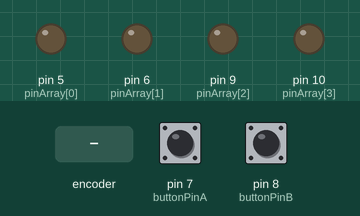
Recording of a sketch running on a simulated Arduino Uno, built with avr-gcc and run on an emulated ATmega328P. On the bench: output pins drawn as LEDs (lit = HIGH). Inputs (shaded band) come from the test bench; at power-on: pin 7 (buttonPinA) LOW, pin 8 (buttonPinB) LOW.

Above: at 1.2 s.
1.3 s: rotary encoder on pin 7 (buttonPinA) / pin 8 (buttonPinB) turned 3 steps (first pin leading)
At 1.45 s:
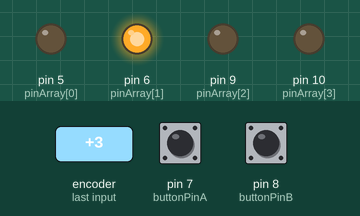
At 3.0 s:
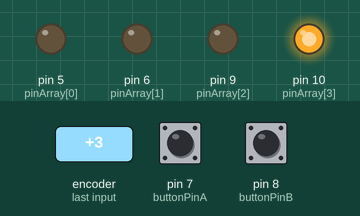
3.4 s: rotary encoder on pin 7 (buttonPinA) / pin 8 (buttonPinB) turned 1 step (first pin leading)
At 4.4 s:
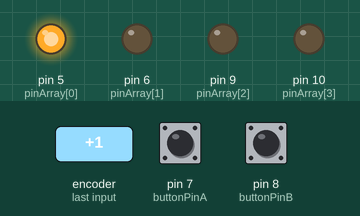
Timing chart, 0 to 6.4 s (numbered marks = the images above; inputs shaded):
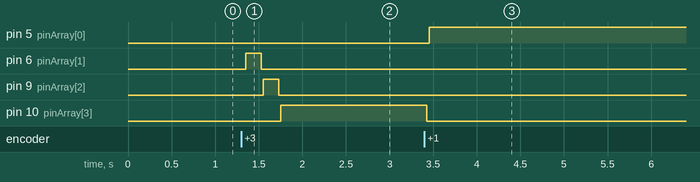

Measured:
- after the input at 1.3 s, pin 6 (pinArray[1]): LOW → HIGH after 0.05 s, → LOW 0.18 s later; pin 9 (pinArray[2]): LOW → HIGH after 0.25 s, → LOW 0.18 s later; pin 10 (pinArray[3]): LOW → HIGH after 0.45 s
- after the input at 3.4 s, pin 5 (pinArray[0]): LOW → HIGH after 0.05 s; pin 10 (pinArray[3]): HIGH → LOW at once

The sketch:

singleStepButtonDrive.ino
```cpp
// (licence header left out)
int pinArray[] = {5,6,9,10};
int pinIndex = 0;
int buttonPinA = 7;
int buttonPinB = 8;
boolean buttonStateA = LOW;
boolean buttonStateB = LOW;
boolean isOn = LOW;

int x = 0;
int y = 0;

void setup() {
  int x0 = analogRead(A4);
  int y0 = analogRead(A5);
  pinMode(buttonPinA,INPUT);
  pinMode(buttonPinB,INPUT);
}

void loop() {
  buttonStateA = digitalRead(buttonPinA);//read first button[up]
  buttonStateB = digitalRead(buttonPinB);//read second button[down]

  if(buttonStateA && !buttonStateB && !isOn){//if up button pressed from off state
    pinIndex += 1;  //increment
    if(pinIndex > 3){ //if it's over 3, reset back to 0
      pinIndex = 0;
    }
    isOn = HIGH; //after this cycles we need to be sure it's set to ON to avoid
                //increment or decrement on next pass
  }
  if(buttonStateB && !buttonStateA && !isOn){//same for other button
    pinIndex -= 1;
    if(pinIndex < 0){
      pinIndex = 3;
    }
    isOn = HIGH;
  }

  if(buttonStateA || buttonStateB){
    isOn = HIGH;//set to high if any button is high, regardless of old or new
  }
  if(!buttonStateA && !buttonStateB){
    isOn = LOW;//if both buttons are off, set to OFF state
    analogWrite(pinArray[pinIndex],0);//and set pin to zero
  }
  else{ //"else" will only be when some button is high, in which case...
    analogWrite(pinArray[pinIndex],255); //turn PIN high
  }
  delay(25); //wait a short time to let things settle
}
```
